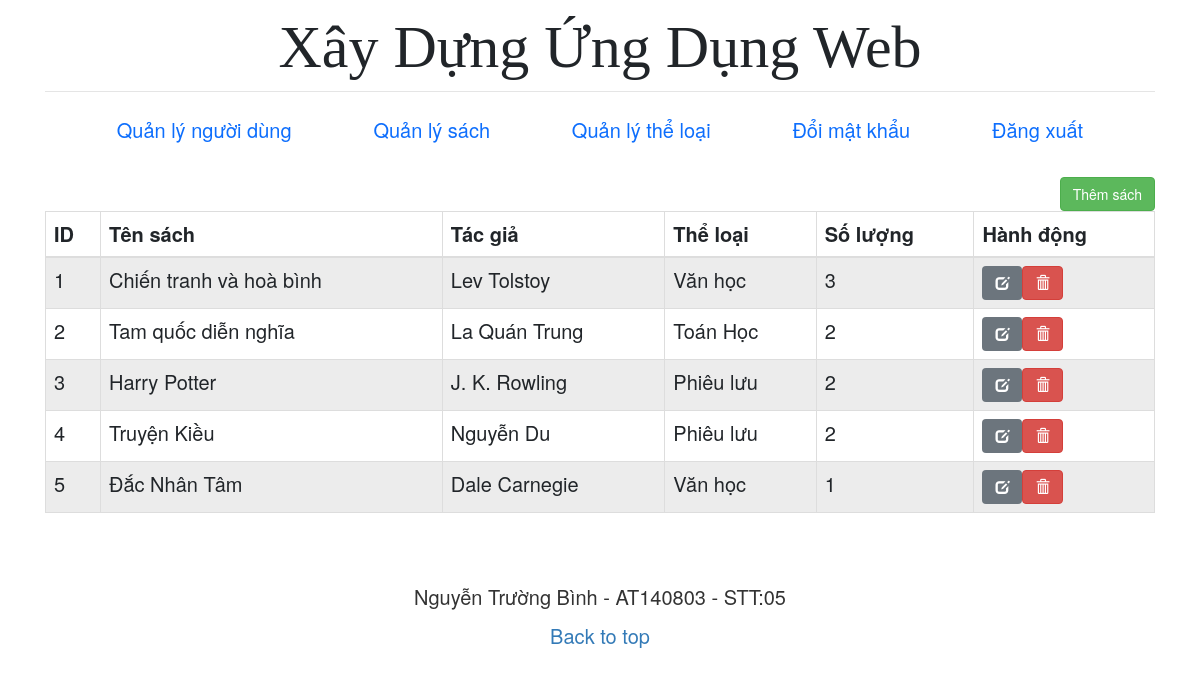
/books/index.php (signed in), run on the app's committed database.
### tables this page shows
CREATE TABLE `books` (
  `id` int(11) NOT NULL,
  `name` text NOT NULL,
  `author` text NOT NULL,
  `category_id` int(11) NOT NULL,
  `quantily` int(11) NOT NULL
);

CREATE TABLE `categories` (
  `id` int(11) NOT NULL,
  `name` text NOT NULL
);

### checkPermission.php (called while the page is built)
<?php
    function checkPermission($conn, $role_id, $permission_id){
        $sql ="SELECT * FROM roles_permissions
        LEFT JOIN users ON users.role_id = roles_permissions.role_id
        WHERE users.role_id = $role_id
        AND roles_permissions.perm_id = $permission_id";
        $result = mysqli_query($conn, $sql);
        $rows = mysqli_num_rows($result);
        if ($rows == 0) {
            return false;
        } else {
            return true;
        };
    }

### books/index.php (the view, shortened to what this page needs)
<?php include "../includes/header.php"; ?>
<?php
require_once("../libs/connection.php");
require_once("../checkPermission.php");
if (checkPermission($conn, $_SESSION['role_id'], 8)) {
?>
  <main class="container">
    <a href="create.php" class="btn btn-success pull-right">Thêm sách</a>
    <?php
    $sql = "SELECT * FROM books";
    if ($result = mysqli_query($conn, $sql)) {
      if (mysqli_num_rows($result) > 0) {
        echo "<table class='table table-bordered table-striped'>";
        echo "<thead>";
        echo "<tr>";
        echo "<th>ID</th>";
        echo "<th>Tên sách</th>";
        echo "<th>Tác giả</th>";
        echo "<th>Thể loại</th>";
        echo "<th>Số lượng</th>";
        echo "<th>Hành động</th>";
        echo "</tr>";
        echo "</thead>";
        echo "<tbody>";
        $i=1;
        while ($row = mysqli_fetch_array($result)) {
          echo "<tr>";
          echo "<td>" . $i++ . "</td>";
          echo "<td>" . $row['name'] . "</td>";
          echo "<td>" . $row['author'] . "</td>";
          $category_id = $row['category_id'];
          $query = "SELECT name FROM categories WHERE id = $category_id";
          $data = mysqli_fetch_array(mysqli_query($conn, $query));
          echo "<td>" . $data['name'] . "</td>";
          echo "<td>" . $row['quantily'] . "</td>";
          echo "<td>";
          echo "<a href='edit.php?id=" . $row['id'] . "' class='btn btn-secondary'><span class='glyphicon glyphicon-edit'></span></a>";
          echo "<a href='delete.php?id=" . $row['id'] . "' class='btn btn-danger'><span class='glyphicon glyphicon-trash'></span></a>";
          echo "</td>";
          echo "</tr>";
        }
        echo "</tbody>";
        echo "</table>";
      } else {
        echo "<p class='lead'><em>Không tìm thấy bản ghi.</em></p>";
      }
    } else {
      echo "ERROR: Không thể thực thi $sql. " . mysqli_error($conn);
    }
    ?>
  </main>
<?php
} else {
  header('Location: ../403.php');
}
?>
<?php include "../includes/footer.php" ?>

### asset/css/style.css (style rules this page uses)
body, html { font-size: 20px!important; }

### data on the page
books: name "Chiến tranh và hoà bình", author "Lev Tolstoy", category.name "Văn học", quantily "3"
books: name "Tam quốc diễn nghĩa", author "La Quán Trung", category.name "Toán Học", quantily "2"
books: name "Harry Potter", author "J. K. Rowling", category.name "Phiêu lưu", quantily "2"
books: name "Truyện Kiều", author "Nguyễn Du", category.name "Phiêu lưu", quantily "2"
books: name "Đắc Nhân Tâm", author "Dale Carnegie", category.name "Văn học", quantily "1"
